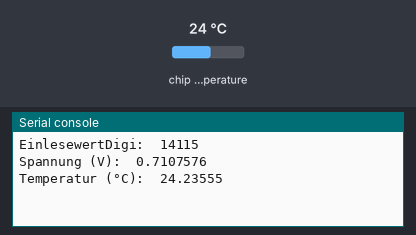
The program below on a simulated Raspberry Pi Pico running MicroPython. On the bench: the last lines printed to the serial console. Inputs (shaded band) come from the test bench; at power-on: chip temperature 24 °C. Files the program writes start out absent.

Above: at 1.2 s.
1.3 s: chip temperature set to 1 °C
At 2.7 s:
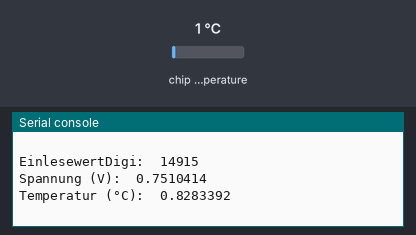
4.0 s: chip temperature set to 11 °C
At 5.5 s:
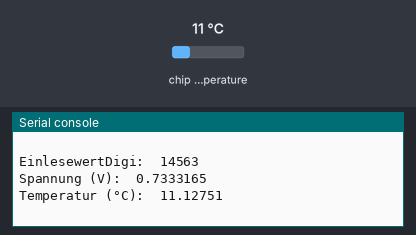
Timing chart, 0 to 7.0 s (numbered marks = the images above; inputs shaded):
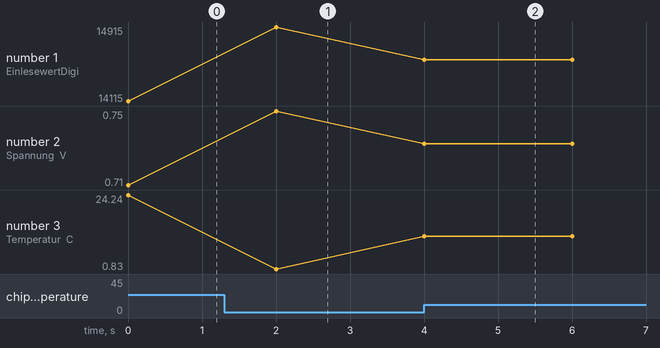

The program:

PB-02-7-10-Temperaturspeicherung.py
```python
#==========================================================================
#
# PB-02-7-10-Temperaturspeicherung.py
#
# (keine Bauteile)
#
#==========================================================================
#
# Bibliotheken laden
from machine import ADC
from utime import sleep

# Initialisierung des ADC4 (Analog-Digital-Converter, Kanal 4),
# welcher mit dem on-board Temperatursensor verbunden ist.
Temperatursensor = ADC(4)

# Bekannte Werte:
#Temperatursensor mit negativem Temperaturkoeffizienten, d.h.
#   höhere Spannung - > niedirigere Temperatur, und
#   niedrigere Spannung - > höhere Temperatur.
# 0,706 Volt entsprechen 27 Grad Celsius;
# + 1,721 mV = + 0,001721 V entspricht 1 Grad Celsius minus-Abweichung;
# - 1,721 mV = - 0,001721 V entspricht 1 Grad Celsius plus-Abweichung.

Umrechnungsfaktor = 3.3 / (65535)
k=0

DateiT = open("Keller-Temperaturen.txt","w")
DateiT.write("Temperaturen im Keller\n")

# Endlos-Schleife starten
while True:
    k=k+1
    # Temparatur-Sensor als Dezimalzahl lesen:
    # EinlesewertDigi geht von 0 - 65535
    EinlesewertDigi = Temperatursensor.read_u16()

    # EinlesewertDigi in Spannung umrechnen:
    # Spannung beträgt zwischen
    #    0 Volt bei EinlesewertDigi = 0, und
    #    3,3 Volt bei EinlesewertDigi = 65535.
    Spannung = EinlesewertDigi * Umrechnungsfaktor

    # Spannung in Temperatur umrechnen:
    # a. wenn Spannung um 0,001721 höher ist als 0.706, also 0,707721
    #    ist Klammer:  0,001721, und
    #    Bruch ergibt:  1, und
    #    Temperatur somit 27 - 1 = 26 Grad Celsius.
    # b. wenn Spannung um 0,001721 geringer ist als 0.706, also 0,704279
    #    ist Klammer:  - 0,001721, und
    #    Bruch ergibt:  - 1, und
    #    Temperatur somit 27 - -1 = 28 Grad Celsius.
    temperatur = 27 - (Spannung - 0.706) / 0.001721

    # Ausgabe in der Kommandozeile/Shell
    print("EinlesewertDigi: ", EinlesewertDigi)
    print("Spannung (V): ", Spannung)
    print("Temperatur (°C): ", temperatur)
    print()

    STRk=str(k)
    STRtemperatur = str(temperatur)[:5]
    SpeicherZeile=STRk+"  "+STRtemperatur+"\n"
    DateiT.write(SpeicherZeile)
    DateiT.flush()

    # 2 Sekunden warten
    sleep(2)

"""
Das vorliegende Micropython-Programm für den Raspberry Pi Pico liest
kontinuierlich die Temperatur mit einem Analog-Digital-Wandler (ADC)
aus dem eingebauten Temperatursensor aus und gibt die Temperatur in
Grad Celsius aus. Zusätzlich werden die Daten in einer Textdatei
gespeichert, um später eine Analyse durchführen zu können.

Zunächst werden die benötigten Bibliotheken "machine" für den ADC und
"utime" für die Zeitverzögerung beim Schleifendurchlauf importiert.

Anschließend wird der ADC4 initialisiert, welcher mit dem on-board
Temperatursensor verbunden ist. Die Bekannten Werte für den Temperatursensor
mit negativem Temperaturkoeffizienten werden angegeben. Hierbei ist zu
beachten, dass eine höhere Spannung niedrigere Temperaturen und eine
niedrigere Spannung höhere Temperaturen bedeutet. Der Umrechnungsfaktor
für die Spannungswerte wird berechnet.

Eine Schleife wird gestartet, in der der Temperatursensor ausgelesen wird.
Der ADC liest die analoge Spannung und wandelt diese in einen digitalen
Wert um. Der EinlesewertDigi geht von 0 - 65535, was dem Spannungsbereich
von 0 - 3,3 V entspricht. Anschließend wird dieser Wert in Spannung
umgerechnet. Da der Temperatursensor eine negative Temperaturabhängigkeit
aufweist, wird die Spannung in die Temperatur umgerechnet.

Die Temperatur wird in der Kommandozeile/Shell ausgegeben und in einer
Textdatei "Keller-Temperaturen.txt" gespeichert. Die Textdatei wird zu
Beginn der Schleife geöffnet und mit einem Header versehen, der den Inhalt
der Datei beschreibt. Jeder Messwert wird in einer neuen Zeile der Textdatei
gespeichert.

Abschließend wird die Schleife mit einer Verzögerung von 2 Sekunden durchlaufen.

Insgesamt handelt es sich um ein einfaches Micropython-Programm, das die
Temperatur aus dem on-board Temperatursensor des Raspberry Pi Pico ausliest,
in Grad Celsius umrechnet und in einer Textdatei speichert. Es ist einfach
zu verstehen und gut geeignet, um mit dem Raspberry Pi Pico und Micropython
zu experimentieren.
"""
```

Measured:
- after the input at 1.3 s, the serial console: prints a new line after 0.70 s (image 1)
- after the input at 4.0 s, the serial console: prints a new line at once (image 2)
- plotted number 1: 14115 → 14915 after the input at 1.3 s, 14915 → 14563 after the input at 4.0 s
- plotted number 2: 0.71 → 0.75 after the input at 1.3 s, 0.75 → 0.73 after the input at 4.0 s
- plotted number 3: 24.24 → 0.83 after the input at 1.3 s, 0.83 → 11.13 after the input at 4.0 s
